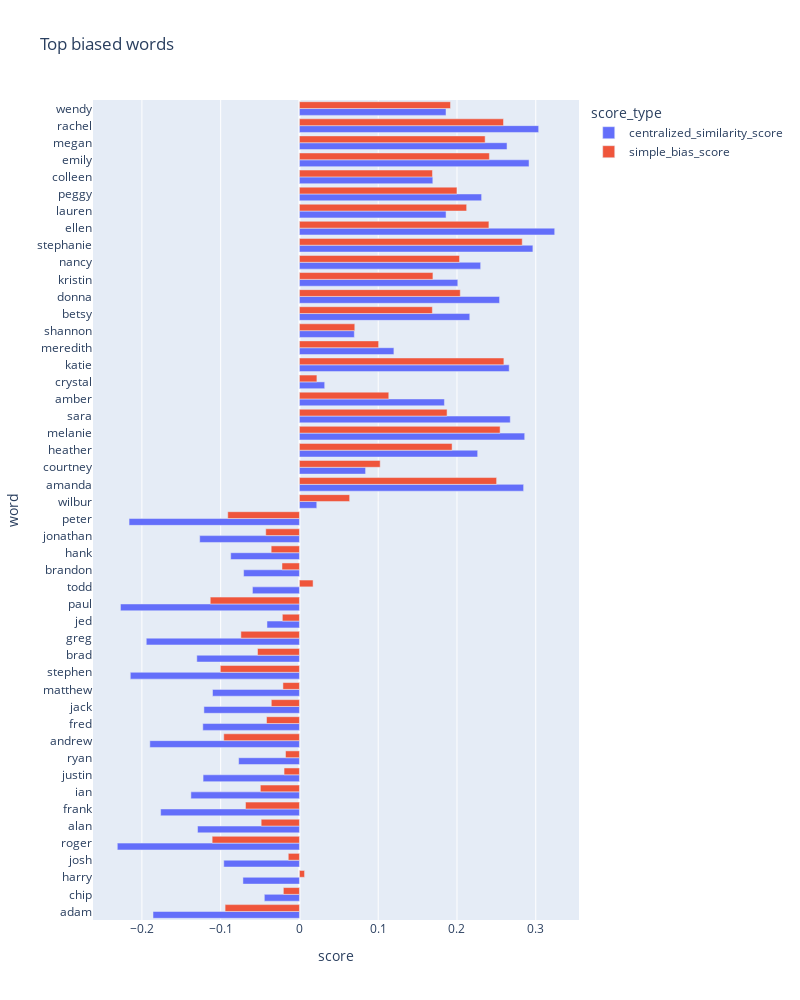
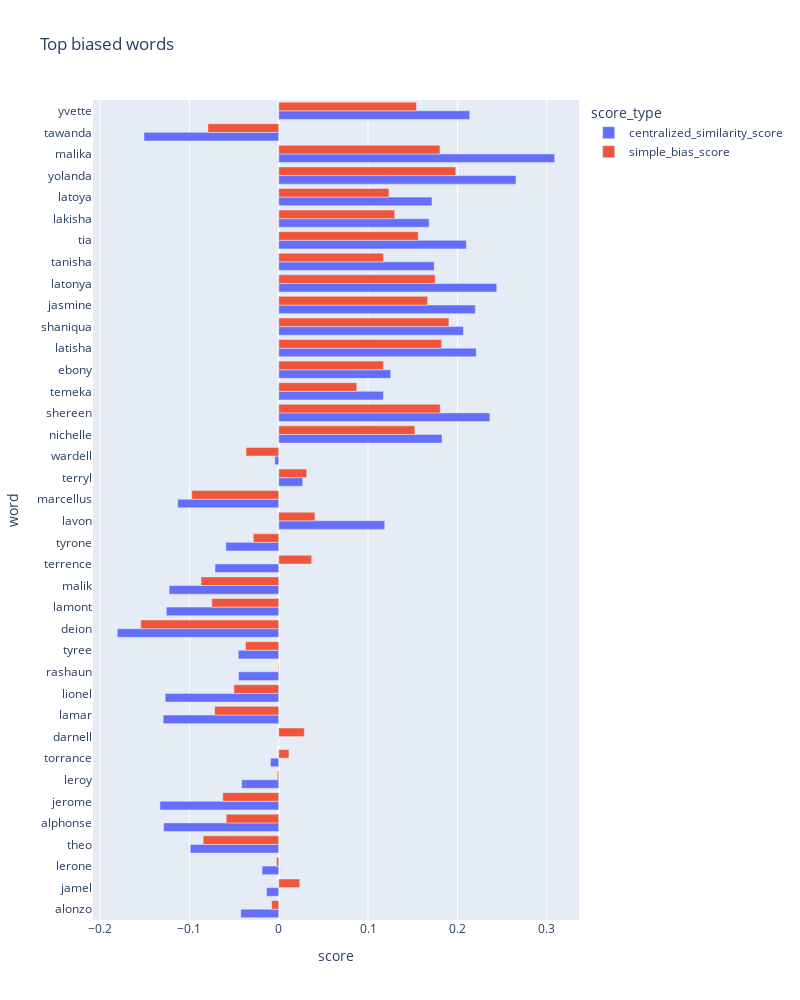
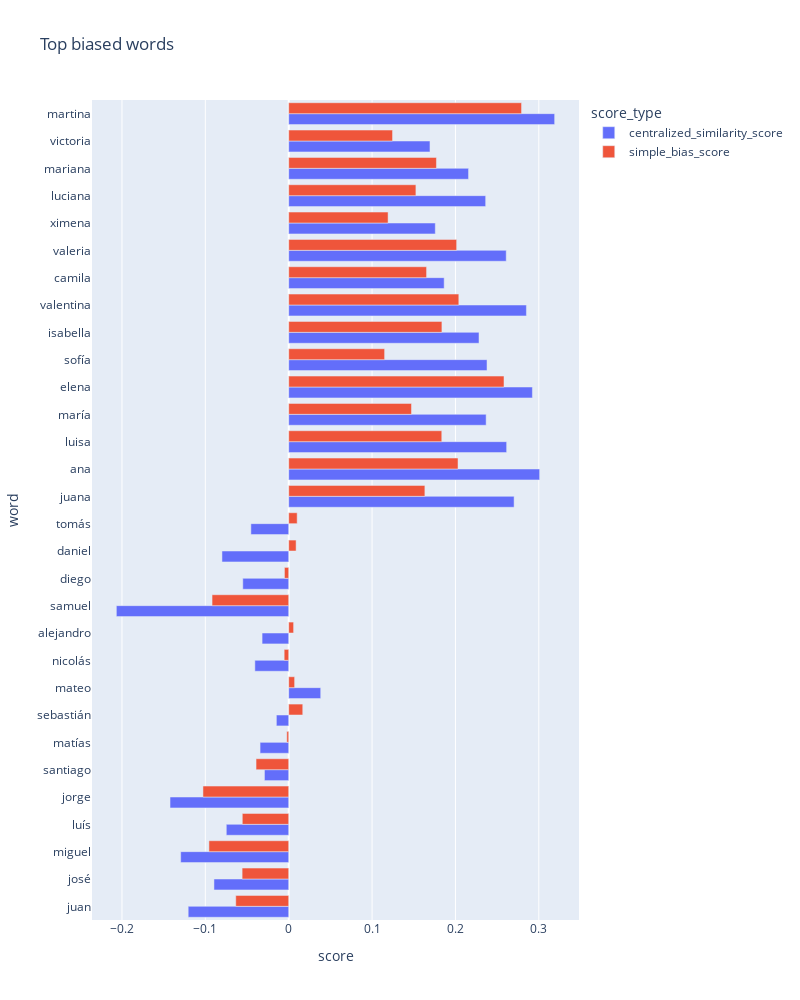

The notebook cell these images were saved under, in order:
### Code cell
#plot a bar plot of the top 20 most biased words with all the scores of the three methods
import plotly_express as px


def plot_top_biased_words(df, n_words=20):
    df_top = df.head(n_words)
    #remove the simple_bias_score column
    #df_top = df_top.drop(columns=['simple_bias_score'])
    df_top = df_top.reset_index()
    df_top = df_top.rename(columns={'index': 'word'})
    df_top = df_top.melt(
        id_vars=['word'], var_name='score_type', value_name='score')
    fig = px.bar(df_top, x="score", y="word",
                 color="score_type", barmode="group", orientation='h',
                 height=1000, width=800, title="Top biased words")
   
    
    fig.show()


plot_top_biased_words(df_names_white, n_words=50)
plot_top_biased_words(df_names_black, n_words=50)
plot_top_biased_words(df_names_hispanic, n_words=50)

### Figure 1 — Plotly figure (JSON) as saved in the notebook; plotly's stock layout.template omitted (floating-point values rounded to 4 significant figures)
{"data": [{"alignmentgroup": "True", "hovertemplate": "score_type=centralized_similarity_score<br>score=%{x}<br>word=%{y}<extra></extra>", "legendgroup": "centralized_similarity_score", "marker": {"color": "#636efa", "pattern": {"shape": ""}}, "name": "centralized_similarity_score", "offsetgroup": "centralized_similarity_score", "orientation": "h", "showlegend": true, "textposition": "auto", "type": "bar", "x": [-0.1859, -0.04457, -0.07175, -0.09606, -0.2312, -0.1294, -0.1762, -0.1378, -0.1223, -0.07719, -0.1899, -0.1227, -0.1213, -0.1104, -0.2147, -0.1303, -0.1945, -0.04121, -0.2272, -0.05965, -0.07087, -0.08728, -0.1266, -0.2163, 0.022, 0.2846, 0.08396, 0.2263, 0.286, 0.2676, 0.1841, 0.03206, 0.2663, 0.1199, 0.06969, 0.2162, 0.2541, 0.201, 0.2301, 0.2964, 0.324, 0.1861, 0.2313, 0.1693, 0.2915, 0.2635, 0.3037, 0.1861], "xaxis": "x", "y": ["adam", "chip", "harry", "josh", "roger", "alan", "frank", "ian", "justin", "ryan", "andrew", "fred", "jack", "matthew", "stephen", "brad", "greg", "jed", "paul", "todd", "brandon", "hank", "jonathan", "peter", "wilbur", "amanda", "courtney", "heather", "melanie", "sara", "amber", "crystal", "katie", "meredith", "shannon", "betsy", "donna", "kristin", "nancy", "stephanie", "ellen", "lauren", "peggy", "colleen", "emily", "megan", "rachel", "wendy"], "yaxis": "y"}, {"alignmentgroup": "True", "hovertemplate": "score_type=simple_bias_score<br>score=%{x}<br>word=%{y}<extra></extra>", "legendgroup": "simple_bias_score", "marker": {"color": "#EF553B", "pattern": {"shape": ""}}, "name": "simple_bias_score", "offsetgroup": "simple_bias_score", "orientation": "h", "showlegend": true, "textposition": "auto", "type": "bar", "x": [-0.09437, -0.02043, 0.006493, -0.01419, -0.1108, -0.04859, -0.06846, -0.04963, -0.01952, -0.01769, -0.09608, -0.0418, -0.03574, -0.02096, -0.1005, -0.0532, -0.07434, -0.02169, -0.1132, 0.01731, -0.02218, -0.03589, -0.04278, -0.09099, 0.06374, 0.2503, 0.1025, 0.1938, 0.2547, 0.1874, 0.1134, 0.02218, 0.2595, 0.1005, 0.07027, 0.1687, 0.2042, 0.1695, 0.2032, 0.2828, 0.2405, 0.2123, 0.2, 0.1689, 0.2411, 0.2357, 0.259, 0.1918], "xaxis": "x", "y": ["adam", "chip", "harry", "josh", "roger", "alan", "frank", "ian", "justin", "ryan", "andrew", "fred", "jack", "matthew", "stephen", "brad", "greg", "jed", "paul", "todd", "brandon", "hank", "jonathan", "peter", "wilbur", "amanda", "courtney", "heather", "melanie", "sara", "amber", "crystal", "katie", "meredith", "shannon", "betsy", "donna", "kristin", "nancy", "stephanie", "ellen", "lauren", "peggy", "colleen", "emily", "megan", "rachel", "wendy"], "yaxis": "y"}], "layout": {"barmode": "group", "height": 1000, "legend": {"title": {"text": "score_type"}, "tracegroupgap": 0}, "title": {"text": "Top biased words"}, "width": 800, "xaxis": {"anchor": "y", "domain": [0, 1], "title": {"text": "score"}}, "yaxis": {"anchor": "x", "domain": [0, 1], "title": {"text": "word"}}}}

### Figure 2 — Plotly figure (JSON) as saved in the notebook; plotly's stock layout.template omitted (floating-point values rounded to 4 significant figures)
{"data": [{"alignmentgroup": "True", "hovertemplate": "score_type=centralized_similarity_score<br>score=%{x}<br>word=%{y}<extra></extra>", "legendgroup": "centralized_similarity_score", "marker": {"color": "#636efa", "pattern": {"shape": ""}}, "name": "centralized_similarity_score", "offsetgroup": "centralized_similarity_score", "orientation": "h", "showlegend": true, "textposition": "auto", "type": "bar", "x": [-0.04242, -0.01374, -0.01865, -0.09909, -0.1288, -0.133, -0.04147, -0.009185, -0.0002299, -0.1293, -0.1271, -0.04497, -0.0453, -0.1807, -0.1259, -0.1227, -0.07133, -0.05917, 0.1186, -0.113, 0.02684, -0.004449, 0.1827, 0.2364, 0.1171, 0.1253, 0.2211, 0.2068, 0.22, 0.244, 0.1739, 0.21, 0.1683, 0.1715, 0.2656, 0.3089, -0.1509, 0.2138], "xaxis": "x", "y": ["alonzo", "jamel", "lerone", "theo", "alphonse", "jerome", "leroy", "torrance", "darnell", "lamar", "lionel", "rashaun", "tyree", "deion", "lamont", "malik", "terrence", "tyrone", "lavon", "marcellus", "terryl", "wardell", "nichelle", "shereen", "temeka", "ebony", "latisha", "shaniqua", "jasmine", "latonya", "tanisha", "tia", "lakisha", "latoya", "yolanda", "malika", "tawanda", "yvette"], "yaxis": "y"}, {"alignmentgroup": "True", "hovertemplate": "score_type=simple_bias_score<br>score=%{x}<br>word=%{y}<extra></extra>", "legendgroup": "simple_bias_score", "marker": {"color": "#EF553B", "pattern": {"shape": ""}}, "name": "simple_bias_score", "offsetgroup": "simple_bias_score", "orientation": "h", "showlegend": true, "textposition": "auto", "type": "bar", "x": [-0.007926, 0.02351, -0.002545, -0.0846, -0.0588, -0.06271, -0.001562, 0.01141, 0.02864, -0.07173, -0.0502, -0.0006212, -0.03712, -0.1545, -0.07489, -0.08694, 0.03687, -0.02846, 0.04056, -0.09731, 0.03128, -0.03661, 0.1523, 0.1808, 0.08733, 0.1171, 0.1822, 0.1904, 0.1666, 0.1751, 0.1172, 0.1561, 0.1298, 0.1233, 0.1982, 0.1804, -0.07926, 0.1542], "xaxis": "x", "y": ["alonzo", "jamel", "lerone", "theo", "alphonse", "jerome", "leroy", "torrance", "darnell", "lamar", "lionel", "rashaun", "tyree", "deion", "lamont", "malik", "terrence", "tyrone", "lavon", "marcellus", "terryl", "wardell", "nichelle", "shereen", "temeka", "ebony", "latisha", "shaniqua", "jasmine", "latonya", "tanisha", "tia", "lakisha", "latoya", "yolanda", "malika", "tawanda", "yvette"], "yaxis": "y"}], "layout": {"barmode": "group", "height": 1000, "legend": {"title": {"text": "score_type"}, "tracegroupgap": 0}, "title": {"text": "Top biased words"}, "width": 800, "xaxis": {"anchor": "y", "domain": [0, 1], "title": {"text": "score"}}, "yaxis": {"anchor": "x", "domain": [0, 1], "title": {"text": "word"}}}}

### Figure 3 — Plotly figure (JSON) as saved in the notebook; plotly's stock layout.template omitted (floating-point values rounded to 4 significant figures)
{"data": [{"alignmentgroup": "True", "hovertemplate": "score_type=centralized_similarity_score<br>score=%{x}<br>word=%{y}<extra></extra>", "legendgroup": "centralized_similarity_score", "marker": {"color": "#636efa", "pattern": {"shape": ""}}, "name": "centralized_similarity_score", "offsetgroup": "centralized_similarity_score", "orientation": "h", "showlegend": true, "textposition": "auto", "type": "bar", "x": [-0.1206, -0.08968, -0.1296, -0.07487, -0.1424, -0.0291, -0.03436, -0.01481, 0.0384, -0.0406, -0.03194, -0.2067, -0.05508, -0.08007, -0.04537, 0.2704, 0.301, 0.2614, 0.2368, 0.2923, 0.2379, 0.2283, 0.2851, 0.1865, 0.2609, 0.1758, 0.2363, 0.2157, 0.1695, 0.319], "xaxis": "x", "y": ["juan", "josé", "miguel", "luís", "jorge", "santiago", "matías", "sebastián", "mateo", "nicolás", "alejandro", "samuel", "diego", "daniel", "tomás", "juana", "ana", "luisa", "maría", "elena", "sofía", "isabella", "valentina", "camila", "valeria", "ximena", "luciana", "mariana", "victoria", "martina"], "yaxis": "y"}, {"alignmentgroup": "True", "hovertemplate": "score_type=simple_bias_score<br>score=%{x}<br>word=%{y}<extra></extra>", "legendgroup": "simple_bias_score", "marker": {"color": "#EF553B", "pattern": {"shape": ""}}, "name": "simple_bias_score", "offsetgroup": "simple_bias_score", "orientation": "h", "showlegend": true, "textposition": "auto", "type": "bar", "x": [-0.06352, -0.05589, -0.09569, -0.05568, -0.1029, -0.03918, -0.002292, 0.01684, 0.007086, -0.005444, 0.005861, -0.09194, -0.005124, 0.008863, 0.01014, 0.1633, 0.2031, 0.1836, 0.1473, 0.2582, 0.115, 0.1838, 0.2041, 0.1654, 0.2014, 0.1192, 0.1526, 0.1772, 0.1245, 0.2793], "xaxis": "x", "y": ["juan", "josé", "miguel", "luís", "jorge", "santiago", "matías", "sebastián", "mateo", "nicolás", "alejandro", "samuel", "diego", "daniel", "tomás", "juana", "ana", "luisa", "maría", "elena", "sofía", "isabella", "valentina", "camila", "valeria", "ximena", "luciana", "mariana", "victoria", "martina"], "yaxis": "y"}], "layout": {"barmode": "group", "height": 1000, "legend": {"title": {"text": "score_type"}, "tracegroupgap": 0}, "title": {"text": "Top biased words"}, "width": 800, "xaxis": {"anchor": "y", "domain": [0, 1], "title": {"text": "score"}}, "yaxis": {"anchor": "x", "domain": [0, 1], "title": {"text": "word"}}}}
